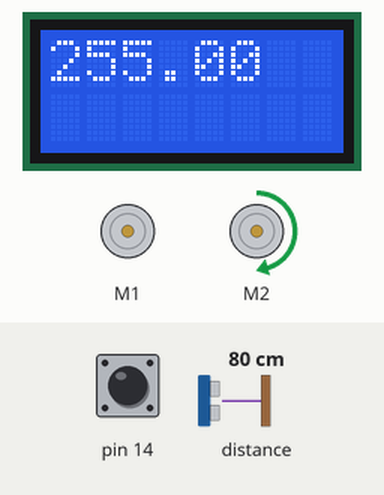
Simulated run of this sketch. Board: Arduino Leonardo, built with avr-gcc and run on an emulated ATmega32U4. On the bench: 8×2 character LCD, 2 × DC motor (green arrow = forward, orange = backward, longer = faster). Inputs (shaded band) come from the test bench; at power-on: pin 14 HIGH, distance to the obstacle 80 cm.

Above: at 3.8 s.
3.9 s: pin 14 pulled LOW for 0.15 s
At 4.7 s:
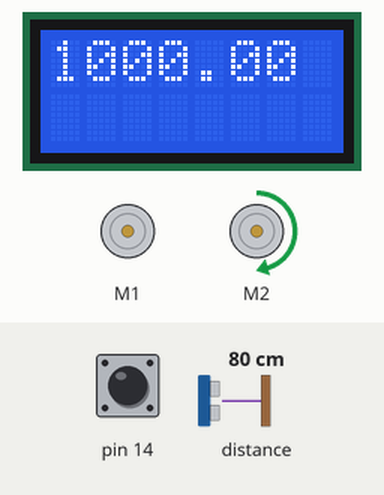
Timing chart, 0 to 6.9 s (numbered marks = the images above; inputs shaded):
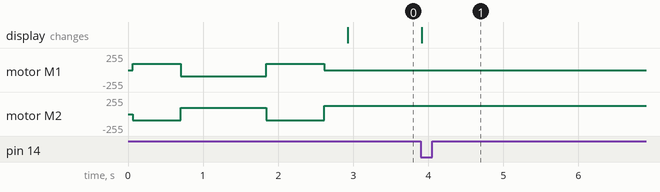

Measured:
- after the input at 3.9 s, the display: changes at once (image 1)

The sketch:

LinjeF_M_EEPROM.ino
```cpp
//Importering av nødvendige bibliotek
#include <Wire.h>
#include <Zumo32U4.h>
#include <EEPROM.h>                                        //ny

#define EEPORM_SIZE 1

// Definerer maksimalhastigheten til zumo-bilen
const int16_t maxSpeed = 190; //pleide å være 400

uint16_t cont = 0;

Zumo32U4LineSensors lineSensors;
Zumo32U4Motors motors;
Zumo32U4LCD display;
Zumo32U4Encoders encoders;                                 // ny
Zumo32U4ButtonA buttonC;                                   // ny
Zumo32U4ProximitySensors proxSensors; // til prox sensor

int16_t lastError = 0; //Variabel for korrigering av feilbevegelse
int x;

int hurtigheit;

unsigned int lineSensorValues[2];

int countspermeter = 8195;
unsigned long now;
unsigned long wait;

int StopMillis = 0;

int  strom = EEPROM.read(0);//mAh Strøm                    //lagt til ny
//kan sette knapper til å assigne størm en eller anna verdi.

float use_battery(){
  strom = strom - (2 * hurtigheit);
  return strom;
  }

 /*
float hurtighetms(){
  encoders.getCountsAndResetRight();
  encoders.getCountsAndResetLeft();

  now = millis();
  wait = millis();
  while(now-wait < tid){ . //tatt bort now wait, while og now
    now = millis();
    }
  int x = (encoders.getCountsLeft() + encoders.getCountsRight()) / 2;
  int distance = (x/countspermeter)*100;
  int hurtigheit = distance / (tid/1000);
  return hurtigheit;

  */

void ResetStrom() {
  if (buttonC.isPressed())
  {
  //  EEPROM.write(1, 1000);                          alternativ hvis ikke stom lagres automatisk i eeprom
    strom = 1000; //mah                              //ny strom som derretter skal lagres i EEPROM
  }
}

const int period = 100;
unsigned long lastMillis = 0;

//Funksjon som står for kalibereringen
void Calibrate(){
  for (cont = 0; cont < 100; cont++){


    if (cont <= 20 || cont >= 70) {
      motors.setSpeeds(150, -150);
      }
    if (cont >= 25 && cont <= 65) {
      motors.setSpeeds(-150, 150);

      }
       lineSensors.calibrate();
    }
    motors.setSpeeds(0, 0);
    }


void setup()
{
  Serial.begin(9600);
  display.clear();
  motors.setSpeeds(0,0);
  proxSensors.initThreeSensors();
  lineSensors.initThreeSensors();
  Calibrate();
  motors.setSpeeds(0,0);
}


void loop()
{
  unsigned long currentMillis = millis();
  int16_t position = lineSensors.readLine(lineSensorValues);
  //leser av linje verdien
  // 0 = linje under 1. sensor
  //1000 = linje under center sensor
  //2000 = linje under 3. sensor

  int16_t error = position - 1000; //Feilestimat
  /*
  display.clear();
  display.print(position);
  */

  int16_t speedDifference = error / 4 + 6 * (error - lastError);

  lastError = error;

  int16_t leftSpeed = (int16_t)maxSpeed + speedDifference;
  int16_t rightSpeed = (int16_t)maxSpeed - speedDifference;

  leftSpeed = constrain(leftSpeed, 0, (int16_t)maxSpeed);
  rightSpeed = constrain(rightSpeed, 0, (int16_t)maxSpeed);

  motors.setSpeeds(leftSpeed, rightSpeed);

  int Left_encoder = encoders.getCountsRight(); //Kan få overflow  (over 16 bit)
  int Right_encoder = encoders.getCountsLeft();

  float  x = ((Left_encoder + Right_encoder) / 2);
  float  distance = (x/countspermeter)*100; //måler distanse den har kjørt i cm.

  float StartMillis = millis();
  float hurtigheit = distance/(StartMillis - currentMillis);

  ResetStrom();


  /*
  display.clear();
  display.print(distance); */


  if (hurtigheit > 0) {
    float battery = use_battery();
    /*
    display.clear();
    display.print(battery);*/
    display.clear();
   // display.gotoXY(0, 0);
    display.print(battery);
    if(battery<= 0){
      while(true){
        delay(500);
        display.clear();
        display.print("Bat low");
        delay(500);
        display.clear();
        motors.setLeftSpeed(0);
        motors.setRightSpeed(0);
      }
    }
  }


if (currentMillis-lastMillis > period)
{

    proxSensors.read();
   int center_left_sensor = proxSensors.countsFrontWithLeftLeds();
   //int center_right_sensor = proxSensors.countsFrontWithRightLeds();

   while (( center_left_sensor == 6 ) && ( leftSpeed > 0 &&  rightSpeed > 0 )) {
           //forsøker å stoppe dersom den ser en objekt

       leftSpeed = 1 ;
       Serial.println(leftSpeed);
       rightSpeed = 1;
       motors.setSpeeds(leftSpeed, rightSpeed);


    proxSensors.read();
    center_left_sensor = proxSensors.countsFrontWithLeftLeds();
    //center_right_sensor = proxSensors.countsFrontWithRightLeds();
    lastMillis = millis();
}}}
```
